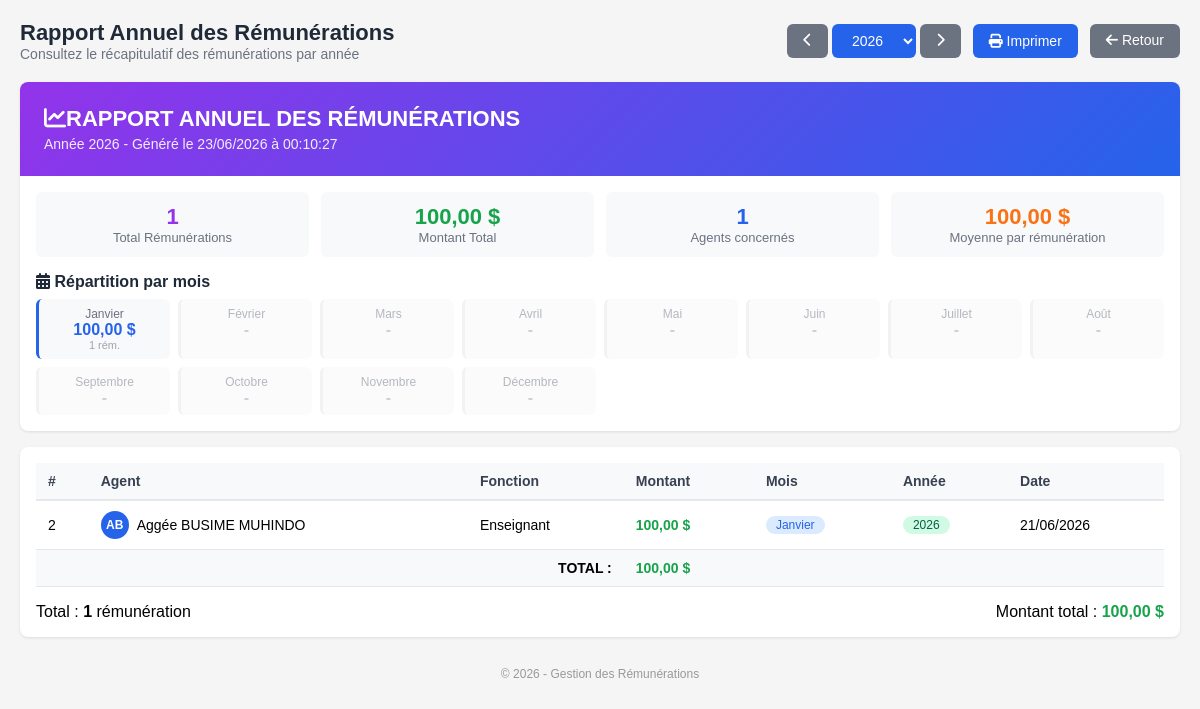
/pages/Remunerations/report_annual.php, run on an earlier commit of the app's database.
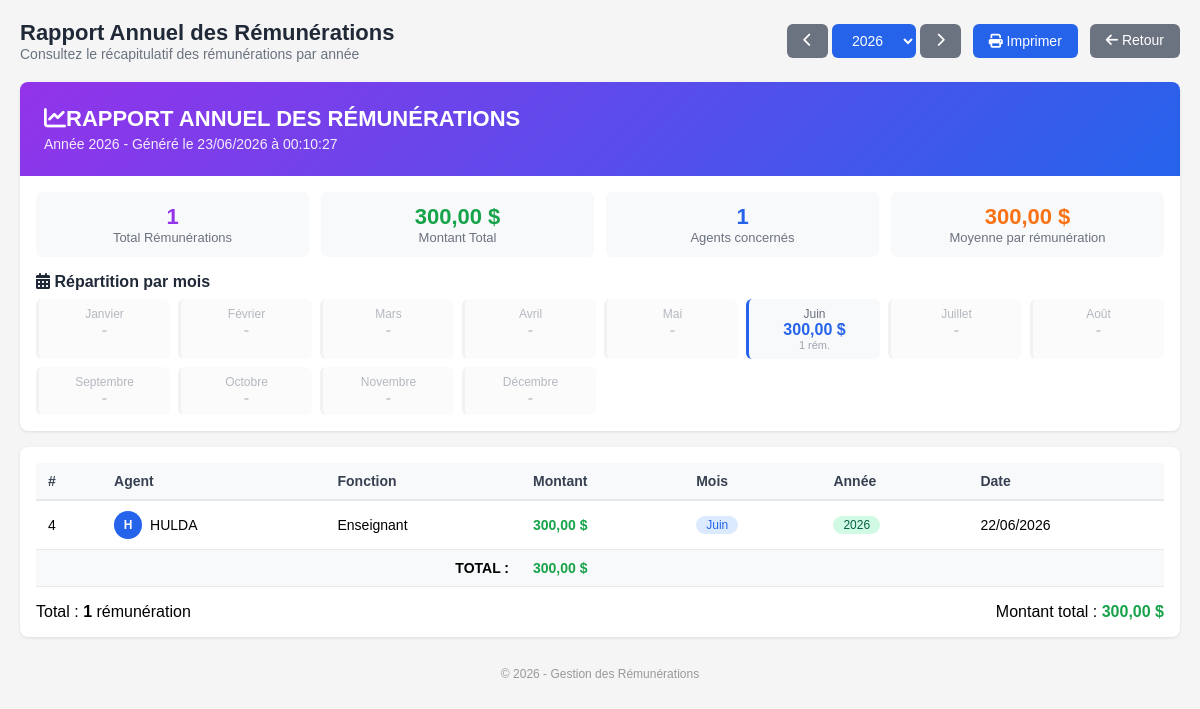
And on a later commit of the database.
### tables this page shows
CREATE TABLE `remuneration` (
  `id` int(11) NOT NULL,
  `id_agent` int(11) NOT NULL,
  `montant` decimal(12,2) NOT NULL,
  `date_remun` date DEFAULT NULL,
  `mois` varchar(20) DEFAULT NULL,
  `annee` varchar(10) DEFAULT NULL
);

CREATE TABLE `agent` (
  `id_agent` int(11) NOT NULL,
  `nom_complet` varchar(150) NOT NULL,
  `adresse` varchar(255) DEFAULT NULL,
  `date_naissance` date DEFAULT NULL,
  `telephone` varchar(20) DEFAULT NULL,
  `profil` varchar(100) DEFAULT NULL,
  `lieu_naissance` varchar(100) DEFAULT NULL,
  `fonction` varchar(100) DEFAULT NULL
);

### pages/Remunerations/report_annual.php (the view, shortened to what the changed rows need)
<?php
$year = isset($_GET['year']) ? intval($_GET['year']) : intval(date('Y'));
$db = Database::getInstance();
$sql = "SELECT r.*,
               a.nom_complet as agent_nom,
               a.fonction as agent_fonction
        FROM remuneration r
        LEFT JOIN agent a ON r.id_agent = a.id_agent
        WHERE r.annee = :annee
        ORDER BY r.date_remun DESC";
$stmt = $db->prepare($sql);
$stmt->bindParam(':annee', $year);
$stmt->execute();
$remunerations = $stmt->fetchAll(PDO::FETCH_ASSOC);
$total_remunerations = count($remunerations);
$total_montant = 0;
foreach ($remunerations as $r) {
    $total_montant += floatval($r['montant']);
}
$moyenne = $total_remunerations > 0 ? $total_montant / $total_remunerations : 0;
$stats_par_mois = [];
$mois_list = ['Janvier', 'Février', 'Mars', 'Avril', 'Mai', 'Juin',
              'Juillet', 'Août', 'Septembre', 'Octobre', 'Novembre', 'Décembre'];
foreach ($remunerations as $r) {
    $mois = $r['mois'];
    if (!isset($stats_par_mois[$mois])) {
        $stats_par_mois[$mois] = [
            'count' => 0,
            'total' => 0
        ];
    }
    $stats_par_mois[$mois]['count']++;
    $stats_par_mois[$mois]['total'] += floatval($r['montant']);
}
?>
<!DOCTYPE html>
<html lang="fr">
<head>
    <link rel="stylesheet" href="https://cdnjs.cloudflare.com/ajax/libs/font-awesome/6.4.0/css/all.min.css">
</head>
<body>
<div class="container">
    <div class="top no-print">
        <div>
            <h2>Rapport Annuel des Rémunérations</h2>
        </div>
    </div>
    <div class="card" style="margin-bottom:16px;">
        <div class="report-header">
            <h1><i class="fas fa-chart-line mr-2"></i>RAPPORT ANNUEL DES RÉMUNÉRATIONS</h1>
        </div>
        <div class="stat-row" style="margin-top:16px;">
            <div class="stat-item">
                <div class="value text-green"><?php echo number_format($total_montant, 2, ',', ' '); ?> $</div>
                <div class="label">Montant Total</div>
            </div>
            <div class="stat-item">
                <div class="value text-orange"><?php echo number_format($moyenne, 2, ',', ' '); ?> $</div>
                <div class="label">Moyenne par rémunération</div>
            </div>
        </div>
        <div style="margin-top:16px;">
            <div style="display:grid;grid-template-columns:repeat(auto-fit,minmax(120px,1fr));gap:8px;">
                <?php foreach ($mois_list as $mois): ?>
                    <?php if (isset($stats_par_mois[$mois])): ?>
                        <div style="background:#f8f9fa;border-radius:6px;padding:8px;text-align:center;border-left:3px solid #2563eb;">
                            <div style="font-size:12px;color:#6b7280;"><?php echo $mois; ?></div>
                            <div style="font-weight:bold;color:#2563eb;"><?php echo number_format($stats_par_mois[$mois]['total'], 2, ',', ' '); ?> $</div>
                            <div style="font-size:11px;color:#9ca3af;"><?php echo $stats_par_mois[$mois]['count']; ?> rém.</div>
                        </div>
                    <?php else: ?>
                        <div style="background:#f8f9fa;border-radius:6px;padding:8px;text-align:center;border-left:3px solid #e5e7eb;opacity:0.5;">
                            <div style="font-size:12px;color:#6b7280;"><?php echo $mois; ?></div>
                            <div style="font-weight:bold;color:#9ca3af;">-</div>
                        </div>
                    <?php endif; ?>
                <?php endforeach; ?>
            </div>
        </div>
    </div>
    <div class="card">
        <div class="table-wrap">
            <table>
                <thead>
                    <tr>
                        <th>#</th>
                        <th>Agent</th>
                        <th>Fonction</th>
                        <th>Montant</th>
                        <th>Mois</th>
                        <th>Année</th>
                        <th>Date</th>
                    </tr>
                </thead>
                <tbody>
                    <?php if (empty($remunerations)): ?>
                        <tr>
                            <td colspan="7" class="empty">
                                <i class="fas fa-inbox"></i>
                                Aucune rémunération pour cette année
                            </td>
                        </tr>
                    <?php else: ?>
                        <?php foreach ($remunerations as $r): ?>
                            <tr>
                                <td><?php echo $r['id']; ?></td>
                                <td>
                                    <div style="display:flex;align-items:center;gap:8px;">
                                        <div style="width:28px;height:28px;background:#2563eb;border-radius:50%;display:flex;align-items:center;justify-content:center;color:white;font-size:12px;font-weight:bold;">
                                            <?php
                                            $nom = $r['agent_nom'] ?? 'N/A';
                                            $initials = '';
                                            $parts = explode(' ', $nom);
                                            foreach ($parts as $part) {
                                                $initials .= strtoupper(substr($part, 0, 1));
                                            }
                                            echo substr($initials, 0, 2);
                                            ?>
                                        </div>
                                        <?php echo htmlspecialchars($r['agent_nom'] ?? 'Agent inconnu'); ?>
                                    </div>
                                </td>
                                <td><?php echo htmlspecialchars($r['agent_fonction'] ?? '-'); ?></td>
                                <td style="font-weight:bold;color:#16a34a;"><?php echo number_format($r['montant'], 2, ',', ' '); ?> $</td>
                                <td><span class="badge badge-blue"><?php echo htmlspecialchars($r['mois']); ?></span></td>
                                <td><span class="badge badge-green"><?php echo htmlspecialchars($r['annee']); ?></span></td>
                                <td><?php echo date('d/m/Y', strtotime($r['date_remun'])); ?></td>
                            </tr>
                        <?php endforeach; ?>
                    <?php endif; ?>
                </tbody>
                <tfoot style="background:#f8f9fa;font-weight:bold;">
                    <tr>
                        <td colspan="3" style="text-align:right;">TOTAL :</td>
                        <td style="color:#16a34a;"><?php echo number_format($total_montant, 2, ',', ' '); ?> $</td>
                        <td colspan="3"></td>
                    </tr>
                </tfoot>
            </table>
        </div>
        <div class="mt-4 flex justify-between items-center text-sm text-gray-500">
            <span>Montant total : <strong style="color:#16a34a;"><?php echo number_format($total_montant, 2, ',', ' '); ?> $</strong></span>
        </div>
    </div>
</div>
</body>
</html>

What changed in the data, as far as the page shows it:
removed remuneration: id "2", initials "AB", id_agent.nom_complet "Aggée BUSIME MUHINDO", id_agent.fonction "Enseignant", montant "100,00", mois "Janvier", annee "2026", date_remun "21/06/2026"
added remuneration: id "4", initials "H", id_agent.nom_complet "HULDA", id_agent.fonction "Enseignant", montant "300,00", mois "Juin", annee "2026", date_remun "22/06/2026"
Also different on the page:
$total_montant: "100,00" → "300,00"
$moyenne: "100,00" → "300,00"
new list line: "Janvier -"
new list line: "Juin 300,00 $ 1 rém."
list line gone: "Janvier 100,00 $ 1 rém."
list line gone: "Juin -"
